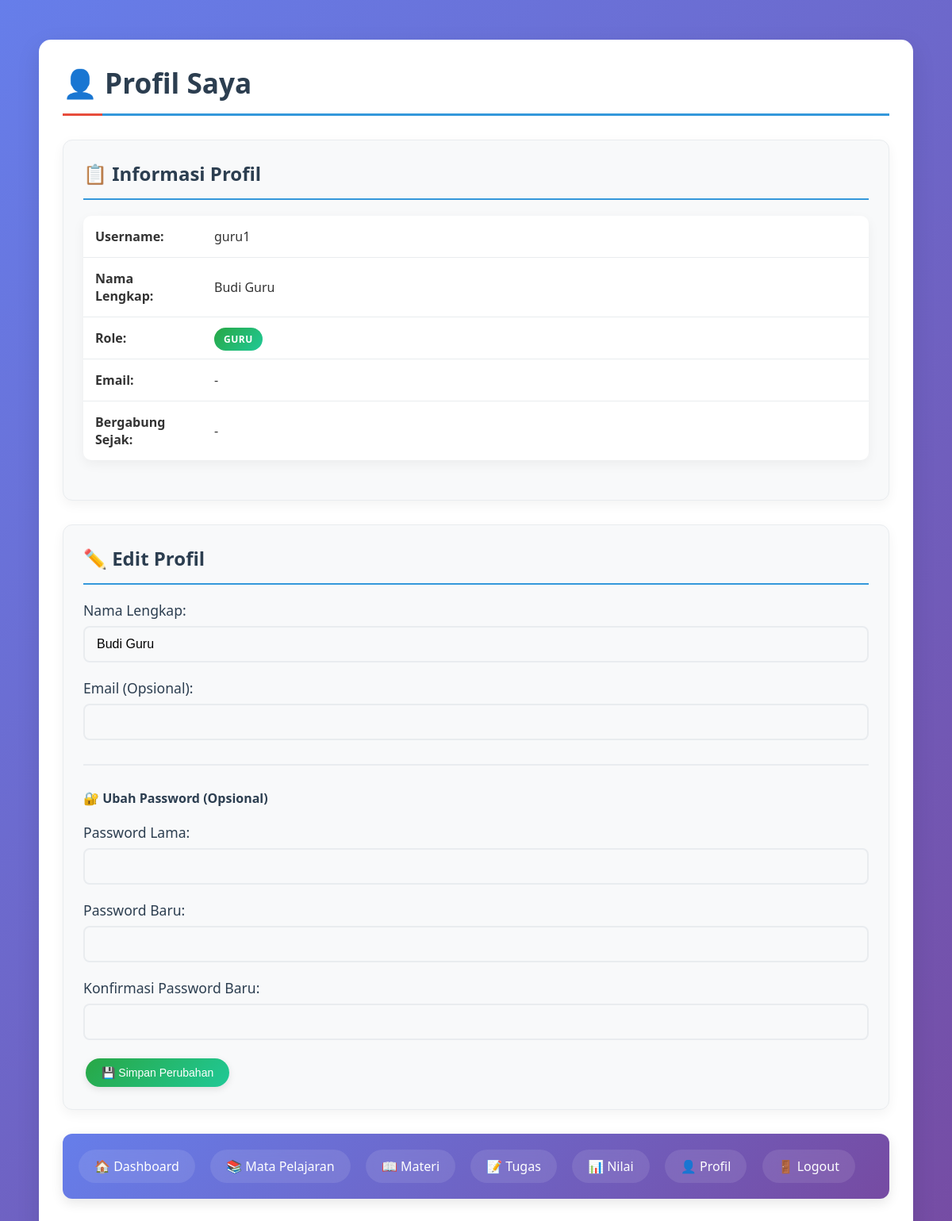
The page /profil.php (signed in) on the database its author committed.
### tables this page shows
CREATE TABLE IF NOT EXISTS users (
    id INT AUTO_INCREMENT PRIMARY KEY,
    username VARCHAR(50) NOT NULL UNIQUE,
    password VARCHAR(255) NOT NULL,
    role ENUM('siswa','guru') NOT NULL,
    nama_lengkap VARCHAR(100) NOT NULL,
    kelas VARCHAR(20)
);

### profil.php (the view, shortened to what this page needs)
<?php
require_once 'koneksi.php';
$user_id = $_SESSION['user_id'];
$role = $_SESSION['role'];
try {
    $sql = "SELECT * FROM users WHERE id = ?";
    $stmt = $conn->prepare($sql);
    $stmt->bind_param("i", $user_id);
    $stmt->execute();
    $result = $stmt->get_result();
    $user = $result->fetch_assoc();
} catch (Exception $e) {
    header("Location: login.php");
    exit();
}
?>
<!DOCTYPE html>
<html lang="id">
<head>
    <link rel="stylesheet" href="style.css">
</head>
<body>
    <div class="container">
        <h2>👤 Profil Saya</h2>
        <div class="panel">
            <h3>📋 Informasi Profil</h3>
            <table>
                <tr>
                    <td width="150"><strong>Username:</strong></td>
                    <td><?php echo htmlspecialchars($user['username']); ?></td>
                </tr>
                <tr>
                    <td><strong>Nama Lengkap:</strong></td>
                    <td><?php echo htmlspecialchars($user['nama'] ?? $user['nama_lengkap'] ?? 'Tidak ada'); ?></td>
                </tr>
                <tr>
                    <td><strong>Role:</strong></td>
                    <td>
                        <span class="status-badge <?php echo $user['role'] == 'guru' ? 'status-selesai' : 'status-info'; ?>">
                            <?php echo ucfirst($user['role']); ?>
                        </span>
                    </td>
                </tr>
                <tr>
                    <td><strong>Email:</strong></td>
                    <td><?php echo htmlspecialchars($user['email'] ?? '-'); ?></td>
                </tr>
                <tr>
                    <td><strong>Bergabung Sejak:</strong></td>
                    <td><?php echo isset($user['created_at']) ? date('d/m/Y H:i', strtotime($user['created_at'])) : '-'; ?></td>
                </tr>
            </table>
        </div>
        <div class="panel">
            <h3>✏️ Edit Profil</h3>
            <form method="POST">
                <div class="form-group">
                    <label for="nama">Nama Lengkap:</label>
                    <input type="text" id="nama" name="nama" value="<?php echo htmlspecialchars($user['nama'] ?? $user['nama_lengkap'] ?? ''); ?>" required>
                </div>
                <div class="form-group">
                    <label for="email">Email (Opsional):</label>
                    <input type="email" id="email" name="email" value="<?php echo htmlspecialchars($user['email'] ?? ''); ?>">
                </div>
                <hr style="margin: 30px 0; border: 1px solid #e9ecef;">
                <h4>🔐 Ubah Password (Opsional)</h4>
                <div class="form-group">
                    <label for="password_lama">Password Lama:</label>
                    <input type="password" id="password_lama" name="password_lama">
                </div>
                <div class="form-group">
                    <label for="password_baru">Password Baru:</label>
                    <input type="password" id="password_baru" name="password_baru" minlength="6">
                </div>
                <div class="form-group">
                    <label for="konfirmasi_password">Konfirmasi Password Baru:</label>
                    <input type="password" id="konfirmasi_password" name="konfirmasi_password" minlength="6">
                </div>
                <button type="submit" class="btn btn-success">💾 Simpan Perubahan</button>
            </form>
        </div>
        <div class="nav">
            <?php if ($role == 'guru'): ?>
                <a href="dashboard_guru.php">🏠 Dashboard</a>
                <a href="kelola_mapel.php">📚 Mata Pelajaran</a>
                <a href="kelola_materi.php">📖 Materi</a>
                <a href="buat_tugas.php">📝 Tugas</a>
                <a href="laporan_nilai.php">📊 Nilai</a>
            <?php endif; ?>
            <a href="profil.php">👤 Profil</a>
            <a href="logout.php">🚪 Logout</a>
        </div>
    </div>
</body>
</html>

### style.css (style rules this page uses)
* { margin: 0; padding: 0; box-sizing: border-box; }
body { font-family: 'Segoe UI', Tahoma, Geneva, Verdana, sans-serif; background: linear-gradient(135deg, #667eea 0%, #764ba2 100%); min-height: 100vh; padding: 20px; color: #333; }
.container { width: 95%; max-width: 1200px; margin: 30px auto; background: #fff; padding: 30px; border-radius: 15px; box-shadow: 0 10px 30px rgba(0,0,0,0.1); }
h1, h2, h3, h4, h5, h6 { margin-bottom: 20px; color: #2c3e50; font-weight: 600; }
h2 { font-size: 2.2em; border-bottom: 3px solid #3498db; padding-bottom: 15px; margin-bottom: 30px; position: relative; }
h2::after { content: ''; position: absolute; bottom: -3px; left: 0; width: 50px; height: 3px; background: #e74c3c; }
.nav { background: linear-gradient(135deg, #667eea 0%, #764ba2 100%); padding: 20px; border-radius: 12px; margin-bottom: 30px; box-shadow: 0 5px 15px rgba(0,0,0,0.1); }
.nav a { display: inline-block; margin-right: 15px; text-decoration: none; color: #fff; font-weight: 500; padding: 10px 20px; border-radius: 25px; transition: all 0.3s ease; background: rgba(255,255,255,0.1); backdrop-filter: blur(10px); }
.panel { background: #f8f9fa; padding: 25px; border-radius: 12px; margin-bottom: 30px; border: 1px solid #e9ecef; box-shadow: 0 5px 15px rgba(0,0,0,0.05); }
.panel h3 { margin-top: 0; color: #2c3e50; border-bottom: 2px solid #3498db; padding-bottom: 15px; margin-bottom: 20px; font-size: 1.5em; }
table { width: 100%; border-collapse: collapse; margin-bottom: 25px; background: white; border-radius: 10px; overflow: hidden; box-shadow: 0 5px 15px rgba(0,0,0,0.05); }
th, td { padding: 15px; text-align: left; border-bottom: 1px solid #e9ecef; }
tr:last-child td { border-bottom: none; }
.btn { display: inline-block; padding: 10px 20px; background: linear-gradient(135deg, #667eea 0%, #764ba2 100%); color: white; text-decoration: none; border-radius: 25px; font-size: 14px; font-weight: 500; margin: 3px; transition: all 0.3s ease; border: none; cursor: pointer; box-shadow: 0 3px 10px rgba(0,0,0,0.1); }
.btn-success { background: linear-gradient(135deg, #28a745 0%, #20c997 100%); }
.form-group { margin-bottom: 20px; }
label { display: block; margin-bottom: 8px; color: #2c3e50; font-weight: 500; font-size: 1.1em; }
input[type="text"], input[type="password"], input[type="email"], input[type="number"], input[type="datetime-local"], input[type="file"], select, textarea { width: 100%; padding: 12px 15px; border: 2px solid #e9ecef; border-radius: 8px; font-size: 16px; background: #f8f9fa; transition: all 0.3s ease; box-sizing: border-box; }
.status-badge { padding: 6px 12px; border-radius: 20px; font-size: 12px; font-weight: 600; text-transform: uppercase; letter-spacing: 0.5px; }
.status-selesai { background: linear-gradient(135deg, #28a745 0%, #20c997 100%); color: white; }
.container { animation: fadeIn 0.5s ease-out; }

### rows shown on the page
users: username "guru1", nama_lengkap "Budi Guru", role "GURU", nama "Budi Guru"

### other values the page prints
$user['email'] "-"
